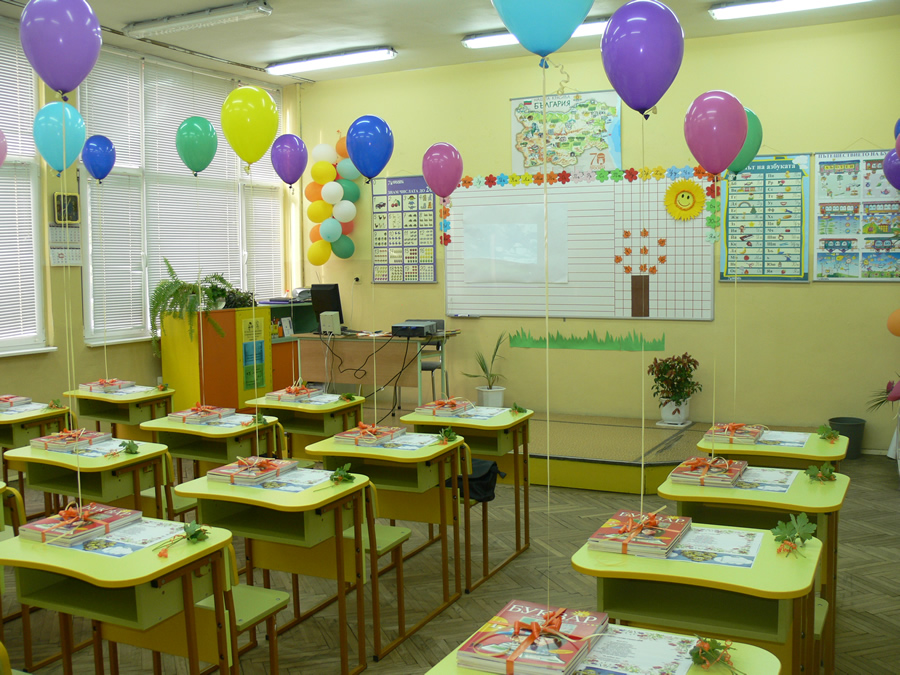
#> input picture code-website/images/1-klas.jpg, 900 x 675 px, given in place of logo.png, which was not available
$ python make-og.py
#> lines starting #> are read from the running program, lines starting #| are printed output that depends on the picture; pictures that were not available may be replaced by others from this repository, and a replacement may not be noted
from pathlib import Path
from PIL import Image, ImageDraw, ImageFont

root = Path(__file__).resolve().parents[1] / "images"
logo = Image.open(root / "logo.png").convert("RGBA")
width, height = 1200, 630
img = Image.new("RGB", (width, height), (15, 84, 56))
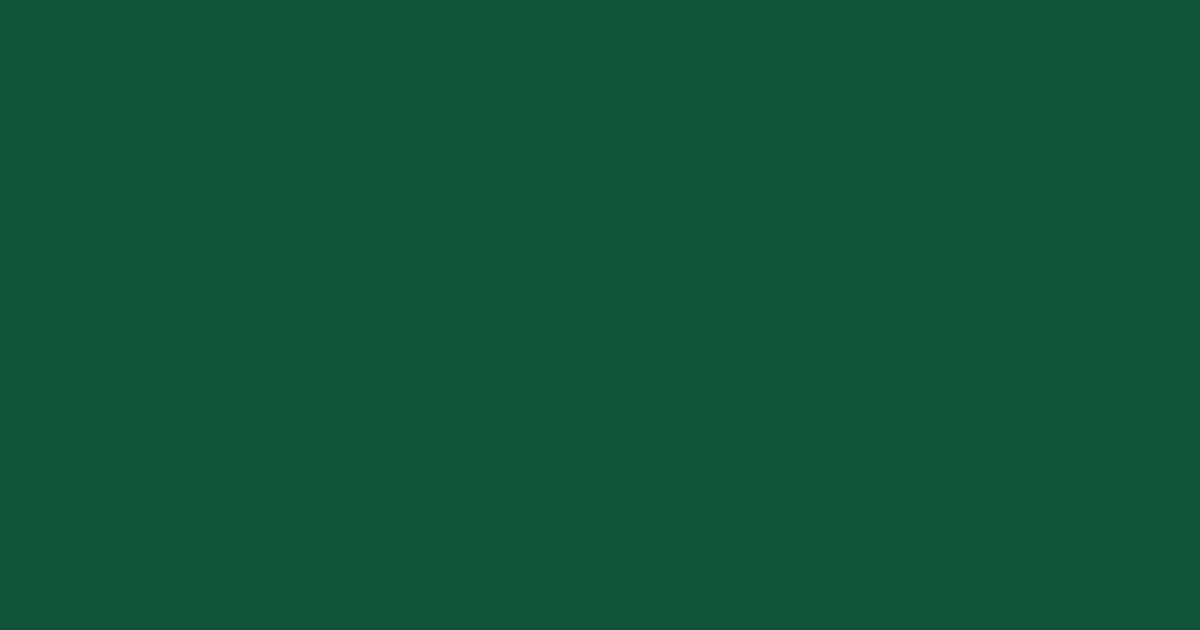
#> img: PIL image 1200x630 RGB; mean R, G, B 15, 84, 56
draw = ImageDraw.Draw(img)
draw.rectangle([0, height - 8, width, height], fill=(201, 168, 76))

max_h = 280
ratio = max_h / logo.height
#> ratio = 0.415
logo = logo.resize((int(logo.width * ratio), max_h), Image.Resampling.LANCZOS)
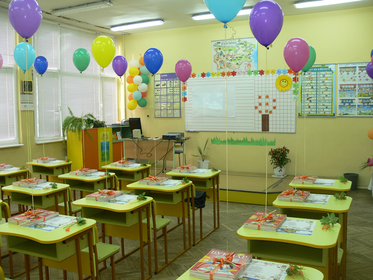
#> logo: PIL image 373x280 RGBA; mean R, G, B, A 142, 147, 103.8, 255
img.paste(logo, ((width - logo.width) // 2, 90), logo)
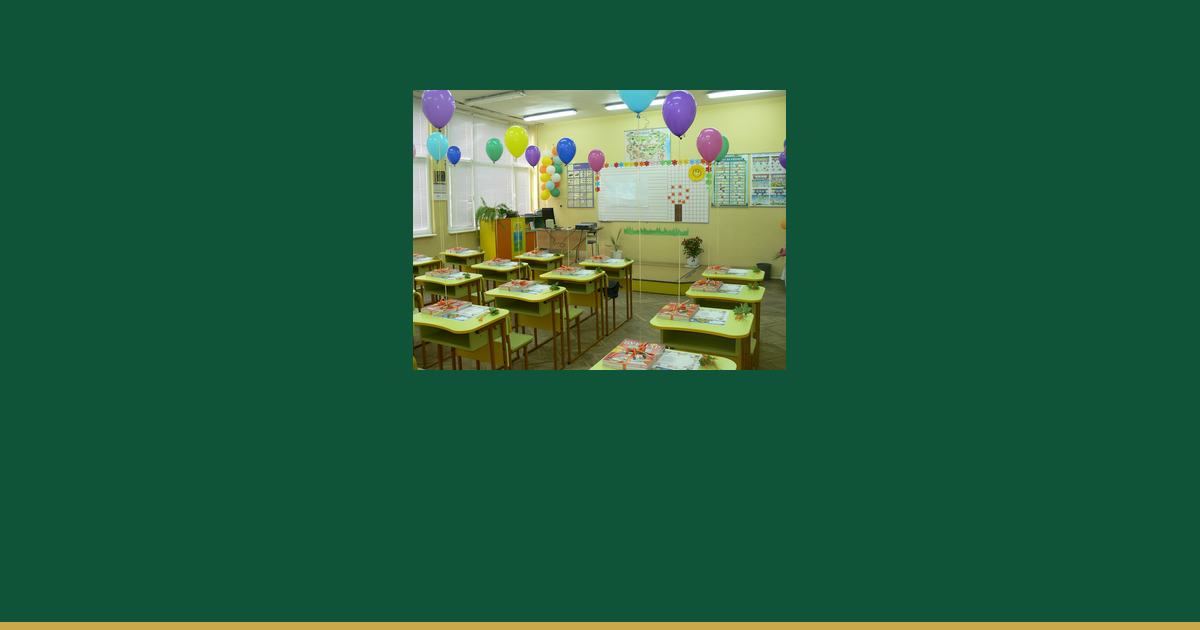
#> img: PIL image 1200x630 RGB; mean R, G, B 34.9, 93.8, 62.9

font_path = Path("C:/Windows/Fonts/segoeui.ttf")
font = ImageFont.truetype(str(font_path), 42) if font_path.exists() else ImageFont.load_default()
font_s = ImageFont.truetype(str(font_path), 28) if font_path.exists() else font

title = "СУ „Йордан Йовков“"
sub = "Сливен"
bbox = draw.textbbox((0, 0), title, font=font)
#> bbox = (0, 2, 84, 10)
draw.text(((width - (bbox[2] - bbox[0])) // 2, 400), title, fill="white", font=font)
bbox = draw.textbbox((0, 0), sub, font=font_s)
#> bbox = (0, 3, 30, 10)
draw.text(((width - (bbox[2] - bbox[0])) // 2, 460), sub, fill=(201, 168, 76), font=font_s)

out = root / "og-share.jpg"
img.save(out, "JPEG", quality=85, optimize=True)
print(out, out.stat().st_size)
